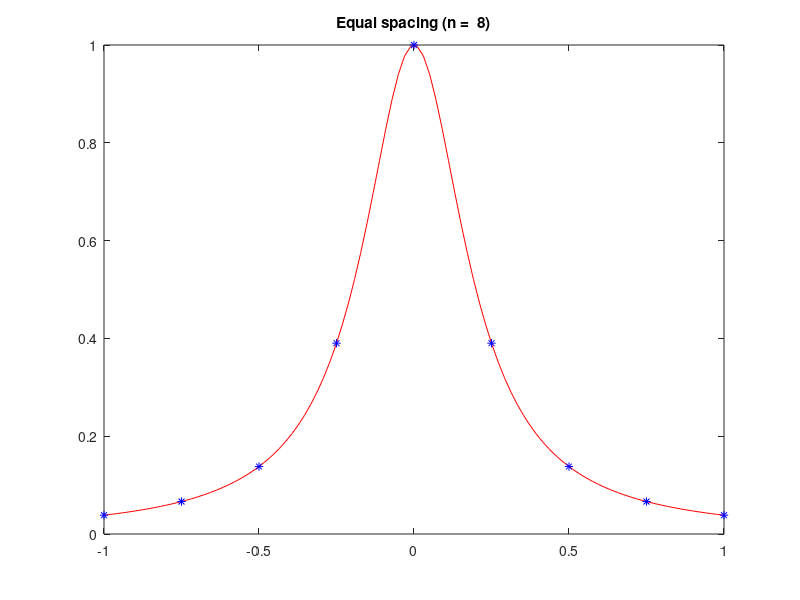

MATLAB code to generate this figure: (Note: this script raises an error after producing the figure.)
function a = runge()

x = linspace(-1,1,100);
y = 1./(1+25*x.^2);

for n = 8:2:20
    plot(x,y,'r-');
    title('Runge fx');
    hold on
    disp('Press any key to continue');
    pause
    x_equal = linspace(-1,1,n+1);
    y_equal = 1./(1+25*x_equal.^2);
    plot(x_equal, y_equal, 'b*');
    title(sprintf('Equal spacing (n = %2.0f)', n));
    disp('Press any key to continue');
    pause
    a = newton_coef(x_equal,y_equal); 
    pval = newton_runge_eval(a,x_equal, x);
    plot(x, pval, 'b--');
    title(sprintf('Poly interpolation (n = %2.0f)', n));
    disp('Press any key to continue');
    pause
    hold off
end